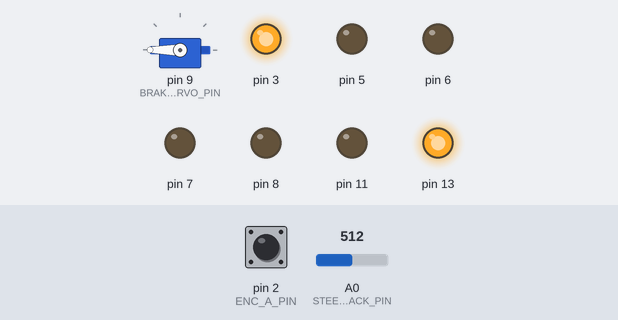
The sketch below on a simulated Arduino Uno, built with avr-gcc and run on an emulated ATmega328P. On the bench: servo, output pins drawn as LEDs (lit = HIGH). The test bench sets the inputs (shaded band); at power-on: A0 (STEER_FEEDBACK_PIN) = 512, pin 2 (ENC_A_PIN) HIGH. What the sketch prints to the serial monitor is not drawn.

Above: at 1.2 s.
1.3 s: A0 (STEER_FEEDBACK_PIN) set to 306
3.5 s: A0 (STEER_FEEDBACK_PIN) set to 122
At 3.51 s:
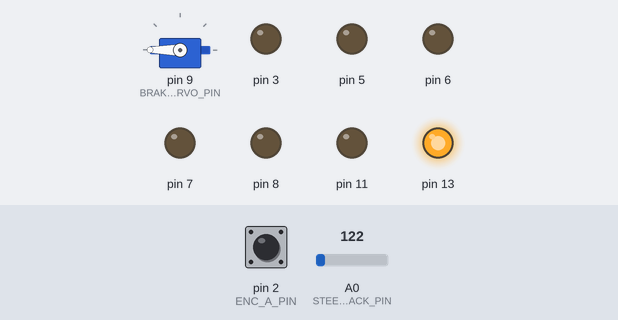
At 4.9 s:
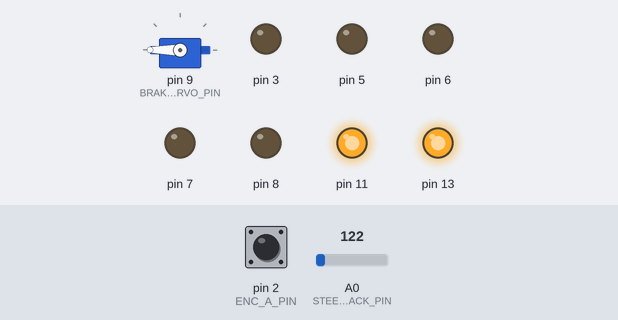
Timing chart, 0 to 6.5 s (numbered marks = the images above; inputs shaded):
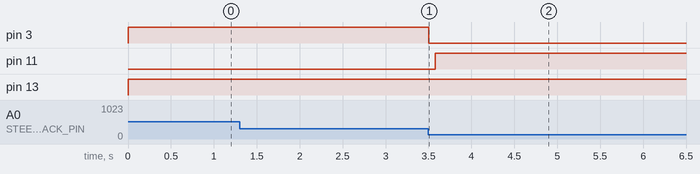

The sketch:

DriveSubsystem.ino
```cpp
/*
 * Kart Drive & Steering Controller (I2C target) — modular version
 * Board: Arduino Uno/Nano (ATmega328P) or similar
 */

#include <Arduino.h>
#include <Wire.h>
#include <math.h>

#include "Utility.h"
#include "Speed.h"
#include "SteerController.h"
#include "Brakes.h"
#include "I2CInterface.h"

// ---------------- Pin Assignments ----------------
constexpr uint8_t DRIVE_RPWM = 5;   // PWM (OK with Servo library; not Timer1)
constexpr uint8_t DRIVE_LPWM = 6;   // PWM (OK with Servo library; not Timer1)
constexpr uint8_t DRIVE_R_EN = 7;   // digital
constexpr uint8_t DRIVE_L_EN = 8;   // digital

constexpr uint8_t STEER_RPWM = 3;   // PWM (Timer2)
constexpr uint8_t STEER_LPWM = 11;  // PWM (Timer2)
constexpr uint8_t STEER_EN   = 13;  // digital

constexpr uint8_t BRAKE_SERVO_PIN    = 9;   // Servo signal (Timer1 pin)
constexpr uint8_t STEER_FEEDBACK_PIN = A0;  // analog

// Quadrature encoder pins (A on INT0/D2, B on D4)
constexpr uint8_t ENC_A_PIN = 2; // INT0
constexpr uint8_t ENC_B_PIN = 4; // D4 (read in ISR inside SpeedEstimator)

// ---------------- I2C Settings ----------------
constexpr uint8_t I2C_ADDRESS = 0x20;

// DriveCommand / DriveStatus are defined in I2CInterface.h

// ---------------- Control timing ----------------
constexpr float CONTROL_HZ = 100.0f;             // target control rate
constexpr float CONTROL_DT_S = 1.0f / CONTROL_HZ;

// ---------------- Watchdog & Faults ----------------
constexpr uint16_t WATCHDOG_TIMEOUT_MS = 200; // if no valid cmd in time -> fault

enum FaultBits : uint16_t {
  FAULT_WATCHDOG = 1 << 0,
  FAULT_ESTOP    = 1 << 1,
  FAULT_OVERCURR = 1 << 2
};

volatile uint16_t fault_bits = 0;

// ---------------- Subsystem objects ----------------
Motor           motor(DRIVE_RPWM, DRIVE_LPWM, DRIVE_R_EN, DRIVE_L_EN);
SpeedController speedCtrl(0.15f, 1.0f);                // TODO: tune Kp/Ki
SpeedEstimator  speedEst(ENC_A_PIN, ENC_B_PIN);

SteerController steer(STEER_RPWM, STEER_LPWM, STEER_EN, STEER_FEEDBACK_PIN);
Brakes          brakes(BRAKE_SERVO_PIN);
I2CInterface    i2c(I2C_ADDRESS);

// ---------------- Latched command state ----------------
bool     g_haveCommand       = false;
bool     g_enable            = false;
bool     g_estop             = false;
bool     g_reverseAllowed    = false;
uint8_t  g_brake_percent     = 0;
float    g_targetSpeed_mmps  = 0.0f;
float    g_targetSteer_rad   = 0.0f;

// status / telemetry
float    g_measuredSpeed_mmps = 0.0f;

// timing
unsigned long last_command_ms  = 0;
unsigned long last_loop_us     = 0;
unsigned long last_print_ms    = 0;

// ---------------- Setup ----------------
void setup() {
  Serial.begin(115200);

  // Speed
  motor.begin();
  motor.setEnable(false);   // start disabled
  speedEst.begin();

  // Steering
  steer.begin();
  steer.setGain(800.0f, 1000.0f);    // rough starting point; tune
  steer.setTarget(0.0f);

  // Brakes
  brakes.begin();

  // I2C
  i2c.begin();

  // Initial timing
  last_command_ms = millis();
  last_loop_us    = micros();

  Serial.println("Kart controller starting up...");
}

// ---------------- Main Loop ----------------
void loop() {
  unsigned long now_ms = millis();
  unsigned long now_us = micros();

  // Compute dt (seconds) from last loop
  float dt_s = (now_us - last_loop_us) / 1e6f;
  if (dt_s <= 0.0f || dt_s > 0.1f) {
    // guard against micros wrap or long pauses
    dt_s = CONTROL_DT_S;
  }
  last_loop_us = now_us;

  // ---------- 1. Handle I2C command updates ----------
  if (i2c.hasNewCommand()) {
    DriveCommand cmd = i2c.getNewDriveCommand();
    g_haveCommand    = true;
    last_command_ms  = now_ms;

    g_enable         = (cmd.flags & 0x01);
    g_estop          = (cmd.flags & 0x02);
    g_reverseAllowed = (cmd.flags & 0x04); // currently unused

    g_brake_percent  = cmd.brake_percent;
    g_targetSpeed_mmps = (float)cmd.target_speed_mmps;
    g_targetSteer_rad  = (float)cmd.target_steer_millirad / 1000.0f;

    // Only change steering target when command changes
    steer.setTarget(g_targetSteer_rad);
  }

  // ---------- 2. Watchdog ----------
  if (now_ms - last_command_ms > WATCHDOG_TIMEOUT_MS)
    fault_bits |= FAULT_WATCHDOG;
  else
    fault_bits &= ~FAULT_WATCHDOG;

  // estop bit is latched directly from last command
  if (g_estop)
    fault_bits |= FAULT_ESTOP;
  else
    fault_bits &= ~FAULT_ESTOP;

  // ---------- 3. Speed estimation ----------
  // One estimator call per control loop, using dt_s
  g_measuredSpeed_mmps = speedEst.update(dt_s);

  // ---------- 4. Safety / drive logic ----------
  bool safe_stop = (!g_enable) || g_estop || (fault_bits & FAULT_WATCHDOG);

  // Brakes: force full if safe_stop, otherwise use commanded
  uint8_t brake_cmd = g_brake_percent;
  if (safe_stop) brake_cmd = 100;
  if (brake_cmd > 100) brake_cmd = 100;
  brakes.applyBrakes(brake_cmd);

  // Speed
  motor.setEnable(!safe_stop);

  if (safe_stop) {
    motor.update(0);
  } else {
    int pwm = speedCtrl.update(g_targetSpeed_mmps, g_measuredSpeed_mmps, dt_s);
    motor.update(pwm);
  }

  // Steering: target already latched when command updated
  steer.update(dt_s);

  // ---------- 5. Build status and send to I2C layer ----------
  DriveStatus status{};
  status.measured_speed_mmps     = (int16_t)g_measuredSpeed_mmps;
  status.measured_steer_millirad = (int16_t)(steer.currSteerPos_rad() * 1000.0f);
  status.fault_bits              = fault_bits;

  i2c.setDriveStatus(status);

  // ---------- 6. Debug ----------
  Serial.print(g_targetSpeed_mmps);
  Serial.print(" ");
  Serial.println(g_measuredSpeed_mmps);
  // if (now_ms - last_print_ms >= 500) {
  //   last_print_ms = now_ms;
  //   Serial.print("v(mm/s)=");
  //   Serial.print(g_measuredSpeed_mmps);
  //   Serial.print("  tgt(mm/s)=");
  //   Serial.print(g_targetSpeed_mmps);
  //   Serial.print("  brake(%)=");
  //   Serial.print(brake_cmd);
  //   Serial.print("  faults=0x");
  //   Serial.println(fault_bits, HEX);
  // }
}
```

Measured:
- after the input at 3.5 s, pin 3: HIGH → LOW at once; pin 11: LOW → HIGH after 0.08 s
